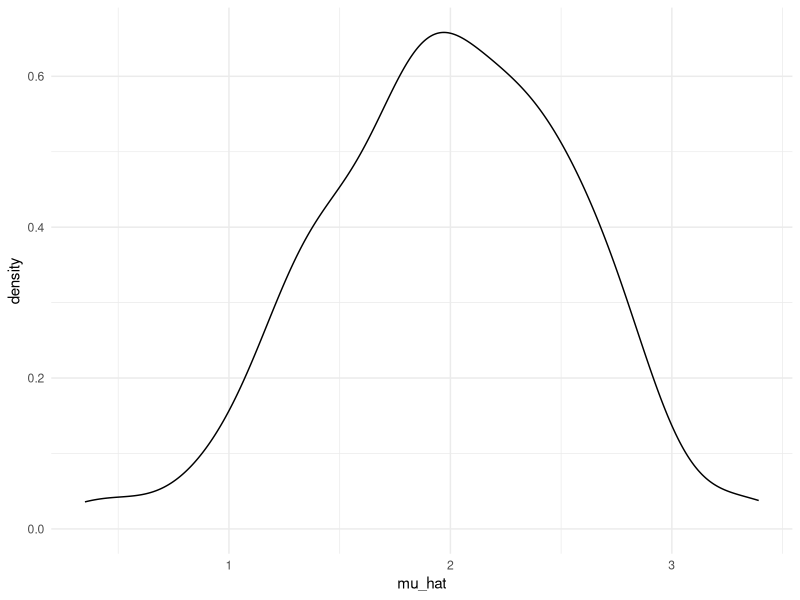
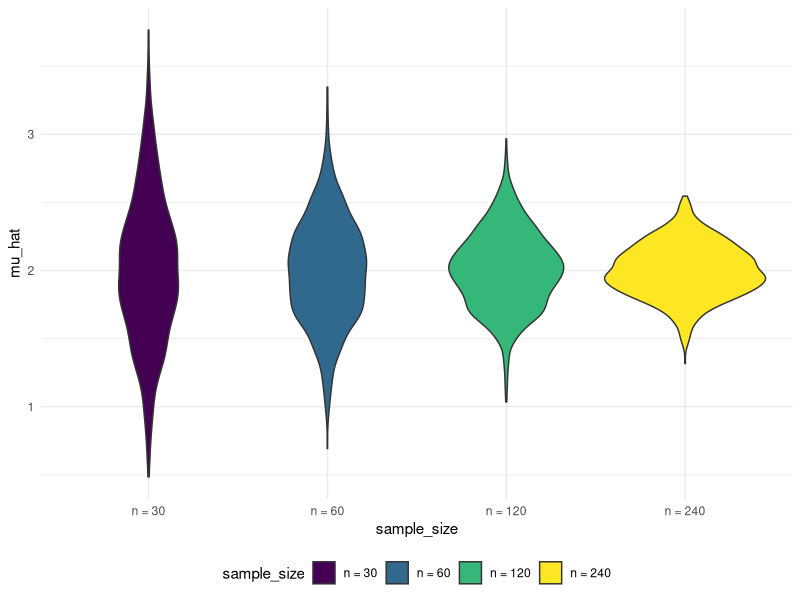
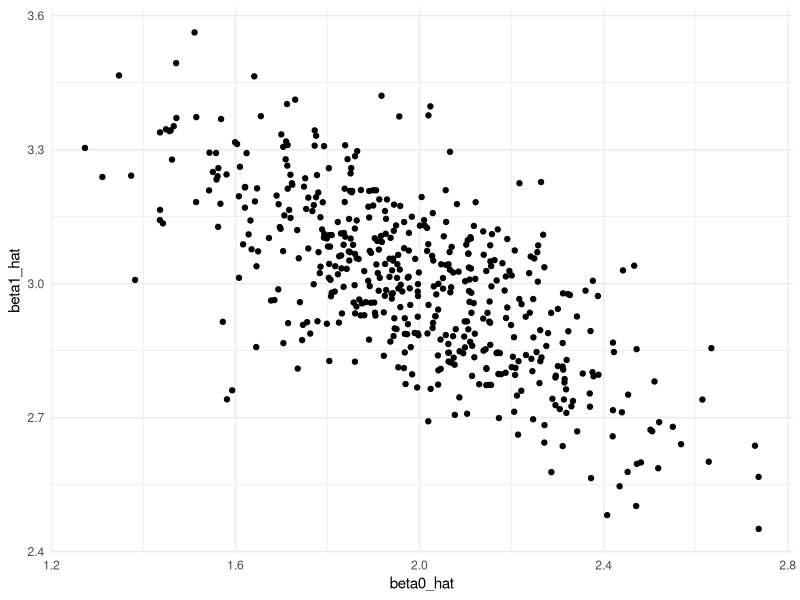
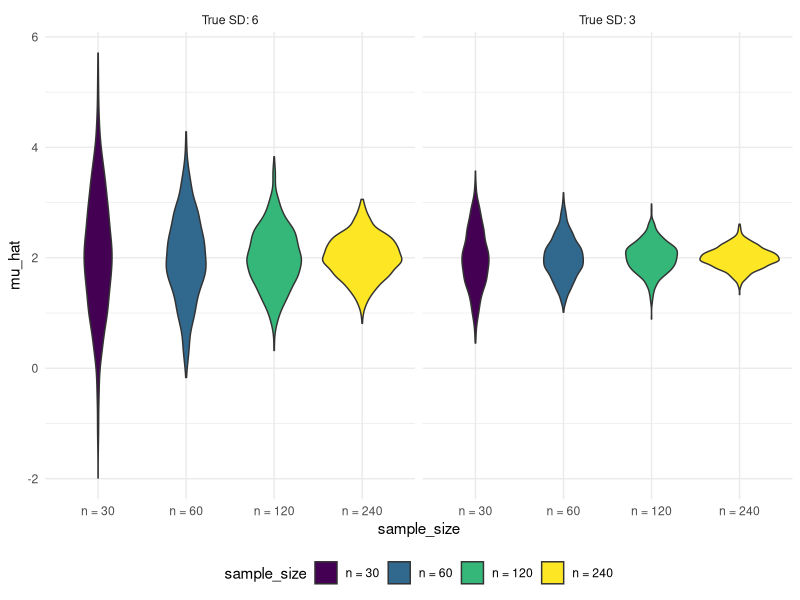

Recreate these plots in R, in order.
## ---- chunk 1
library(tidyverse)

knitr::opts_chunk$set(
	echo = TRUE,
	warning = FALSE,
  fig.width = 6,
  fig.asp = .6,
  out.width = "90%"
)

theme_set(theme_minimal() + theme(legend.position = "bottom"))

options(
  ggplot2.continuous.colour = "viridis",
  ggplot2.continuous.fill = "viridis"
)

scale_colour_discrete = scale_colour_viridis_d
scale_fill_discrete = scale_fill_viridis_d
## ---- chunk 2
library(tidyverse)

set.seed(1)
## ---- chunk 3
sim_mean_sd = function(n, mu = 2, sigma = 3) {
  
  sim_data = tibble(
    x = rnorm(n, mean = mu, sd = sigma),
  )
  
  sim_data |> 
    summarize(
      mu_hat = mean(x),
      sigma_hat = sd(x)
    )
}
## ---- chunk 4
output = vector("list", 100)

for (i in 1:100) {
  output[[i]] = sim_mean_sd(30)
}

sim_results = bind_rows(output)
## ---- chunk 5
sim_results_df = 
  expand_grid(
    sample_size = 30,
    iter = 1:100
  ) |> 
  mutate(
    estimate_df = map(sample_size, sim_mean_sd)
  ) |> 
  unnest(estimate_df)
## ---- chunk 6
sim_results_df |> 
  ggplot(aes(x = mu_hat)) + 
  geom_density()

sim_results_df |> 
  pivot_longer(
    mu_hat:sigma_hat,
    names_to = "parameter", 
    values_to = "estimate") |> 
  group_by(parameter) |> 
  summarize(
    emp_mean = mean(estimate),
    emp_sd = sd(estimate)) |> 
  knitr::kable(digits = 3)
## ---- chunk 7
sim_results_df =   
  map(1:100, \(i) sim_mean_sd(30, 2, 3)) |> 
  bind_rows()
## ---- chunk 8
sim_results_df = 
  expand_grid(
    sample_size = c(30, 60, 120, 240),
    iter = 1:1000
  ) |> 
  mutate(
    estimate_df = map(sample_size, sim_mean_sd)
  ) |> 
  unnest(estimate_df)
## ---- chunk 9
sim_results_df |> 
  mutate(
    sample_size = str_c("n = ", sample_size),
    sample_size = fct_inorder(sample_size)) |> 
  ggplot(aes(x = sample_size, y = mu_hat, fill = sample_size)) + 
  geom_violin()
## ---- chunk 10
sim_results_df |> 
  pivot_longer(
    mu_hat:sigma_hat,
    names_to = "parameter", 
    values_to = "estimate") |> 
  group_by(parameter, sample_size) |> 
  summarize(
    emp_mean = mean(estimate),
    emp_var = var(estimate)) |> 
  knitr::kable(digits = 3)
## ---- chunk 11
sim_regression = function(n, beta0 = 2, beta1 = 3) {
  
  sim_data = 
    tibble(
      x = rnorm(n, mean = 1, sd = 1),
      y = beta0 + beta1 * x + rnorm(n, 0, 1)
    )
  
  ls_fit = lm(y ~ x, data = sim_data)
  
  tibble(
    beta0_hat = coef(ls_fit)[1],
    beta1_hat = coef(ls_fit)[2]
  )
}
## ---- chunk 12
sim_results_df = 
  expand_grid(
    sample_size = 30,
    iter = 1:500
  ) |> 
  mutate(
    estimate_df = map(sample_size, sim_regression)
  ) |> 
  unnest(estimate_df)
## ---- chunk 13
sim_results_df |> 
  ggplot(aes(x = beta0_hat, y = beta1_hat)) + 
  geom_point()
## ---- chunk 14
sim_results_df = 
  expand_grid(
    sample_size = c(30, 60, 120, 240),
    true_sd = c(6, 3),
    iter = 1:1000
  ) |> 
  mutate(
    estimate_df = 
      map2(sample_size, true_sd, \(n, sd) sim_mean_sd(n = n, sigma = sd))
  ) |> 
  unnest(estimate_df)
## ---- chunk 15
sim_results_df |> 
  mutate(
    true_sd = str_c("True SD: ", true_sd),
    true_sd = fct_inorder(true_sd),
    sample_size = str_c("n = ", sample_size),
    sample_size = fct_inorder(sample_size)) |> 
  ggplot(aes(x = sample_size, y = mu_hat, fill = sample_size)) + 
  geom_violin() + 
  facet_grid(. ~ true_sd)
